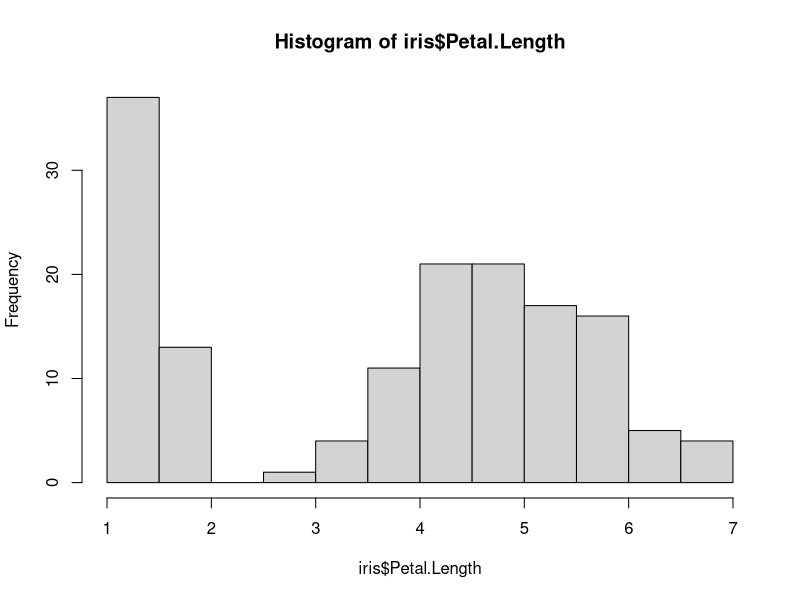
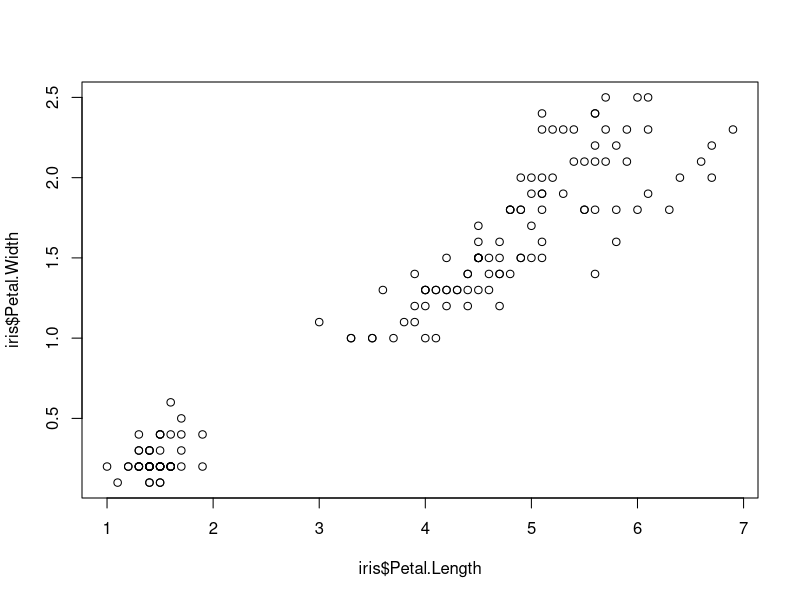
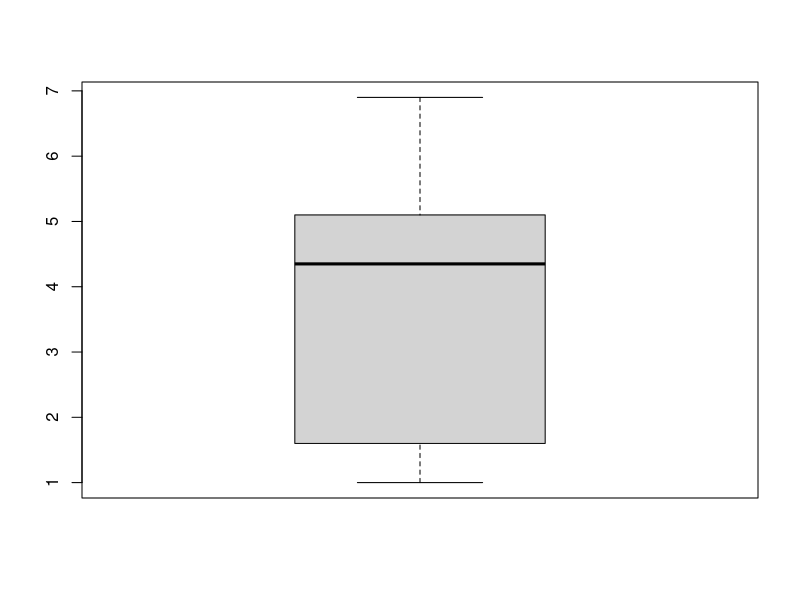
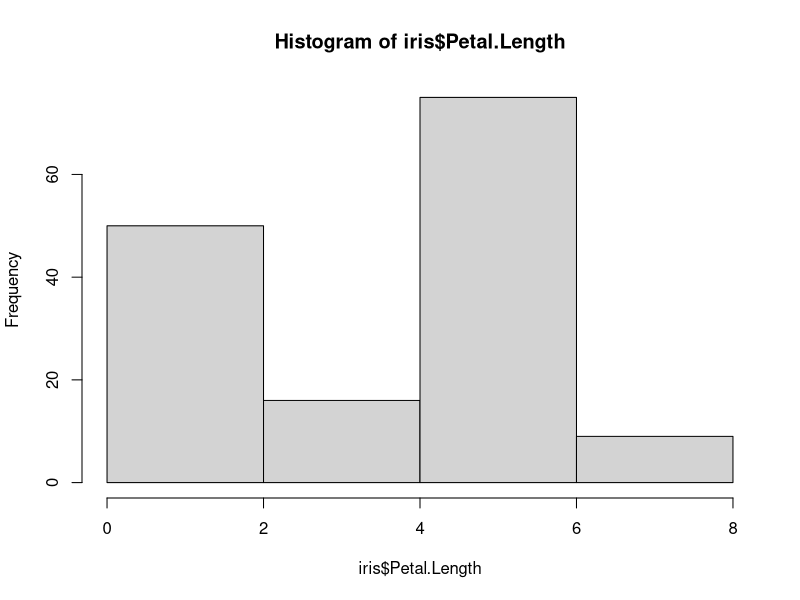
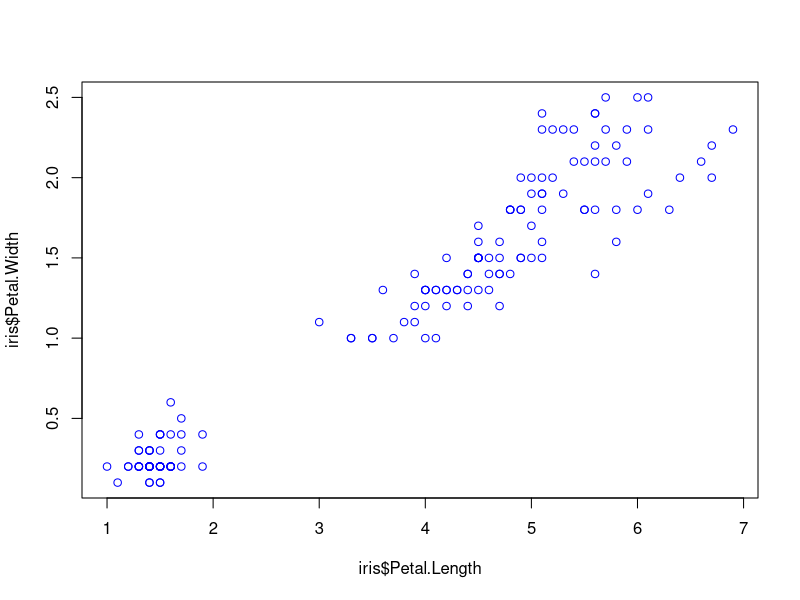
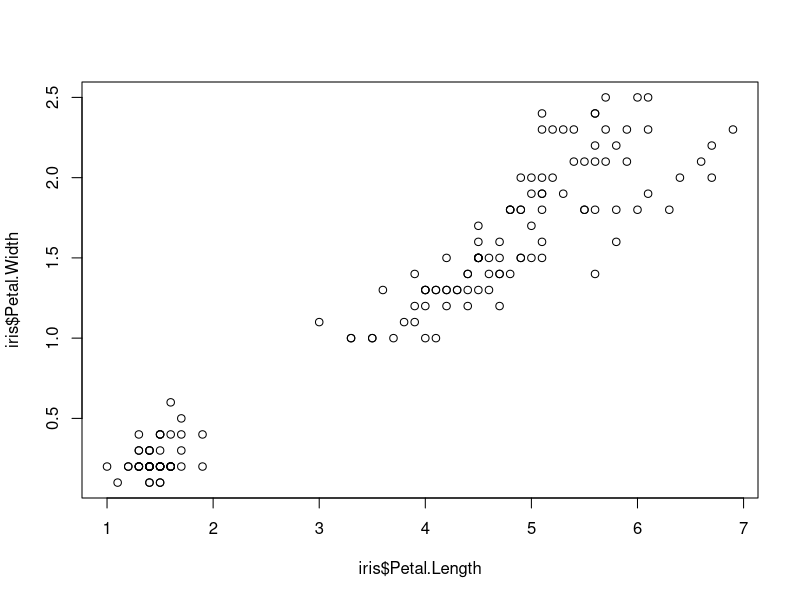
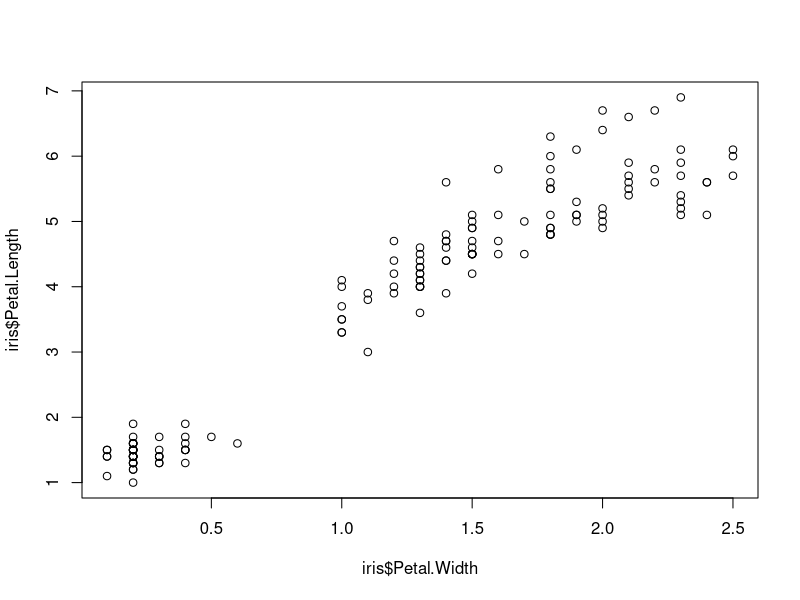
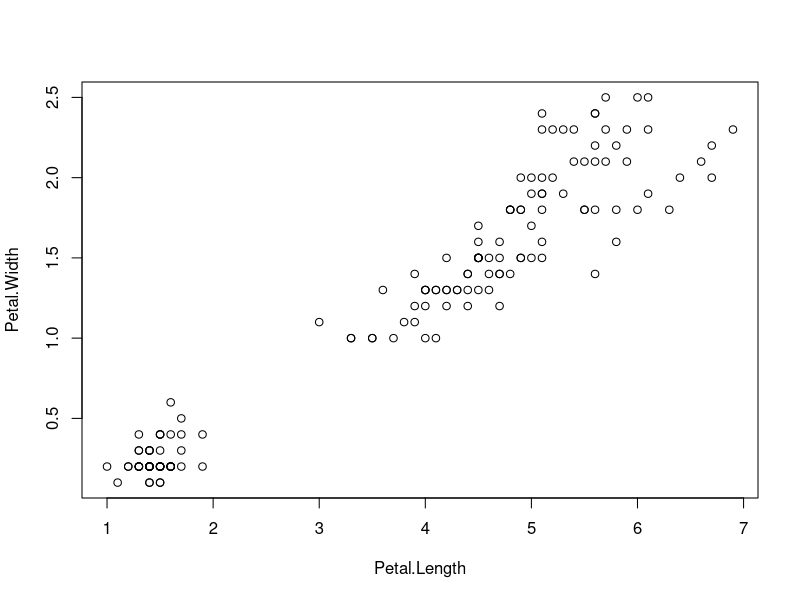

The R source for these figures, in order: (Note: this script raises an error after producing the figures.)
# ******************************************************** #
# Worksheet 1: Basics of R for data research               #
# ******************************************************** #

# You can execute commands in a script (like this one) by either typing
# them into the Console window below and pressing Enter, or by moving the cursor
# to the command in the script and pressing Ctrl+Enter (or Command+Enter).
#
# This script guides you through some basic usage and functionalities of R,
# such as
#   - packages
#   - inspecting data
#   - counting
#   - manipulating data
#   - reading data
#   - creating summaries
#   - statistical analyses
#   - visualising data.
#
# Read through the script, try out the commands, and experiment on your own.
# You can execute anything that is not preceded by a # sign.
# When a command is executed, the results are shown in the Console pane.
#
# In RStudio, you can view the section from the "outline" pane (top right
# corner of the code pane or Ctrl+Shift+O) or from the shortcut menu
# (below the code pane).
# ********************************************************

# Packages ------

# Packages (also called 'libraries') contain additional functions, commands,
# methods and data that can be called in your session.

# In these worksheets, we will often need packages from the 'tidyverse'
# collection. These can all be called with a single call:
install.packages("tidyverse")
library(tidyverse)

# If a package is not found, you can install it with 
# install.packages("tidyverse")
# or from the menu: Tools -> Install packages...

# Inspecting the data ---------------------------------

# The dataset 'iris' is included in R example materials and can be accessed directly.
# (Irises are a genus of flowers often found in gardens.)
data("iris")

# Find 'iris' in the Environment pane (you many need to click it).
# How many rows (observations) and how many columns (variables) does 'iris' contain?

# Click on 'iris' in the Environment pane or type View(iris) to examine the data.
View(iris)

# What variables does the iris data contain?
# Try executing the following commands. What can you see?
nrow(iris)
ncol(iris)
colnames(iris)
head(iris)
glimpse(iris)
summary(iris)

# You can access individual columns in a data frame using the $ sign, for example:
iris$Petal.Length

# Try accessing other columns.

# Try executing
length(iris$Petal.Length)
head(iris$Petal.Length)
glimpse(iris$Petal.Length)
summary(iris$Petal.Length)

# Can you find the same information in summary(iris) as in summary(iris$Petal.Length)?
# What about the other commands?

# You can also view information by plotting.
# Plots appear in the Plots pane where you can zoom and navigate to see earlier plots.
#
# What do the following plots show?
hist(iris$Petal.Length)
plot(iris$Petal.Width ~ iris$Petal.Length)
boxplot(iris$Petal.Length)
 
# Plots can be modified with extra options.
hist(iris$Petal.Length, breaks = c(0,2,4,6,8))
plot(iris$Petal.Width ~ iris$Petal.Length, col = "blue")

# An x-y scatter plot can be constructed in different ways:
plot(iris$Petal.Width ~ iris$Petal.Length)
plot(x=iris$Petal.Width, y=iris$Petal.Length)
plot(Petal.Width ~ Petal.Length, data=iris)

# The ~ sign is used in R to denote a 'formula', a dependence between variables.
# It is used a lot in statistical analyses.

# In the above scatter plots, certain points are grouped together.
# What do you think this might mean?
#
# Try to guess what the following code does before executing:
# GUESS FIRST: plot(Petal.Width ~ Petal.Length, data = iris, col=Species)

# Later we will learn to build more attractive plots.

# Saving the script ---------------------------------

# The simplest way to save your script is to press Ctrl+S. You can also use the menu
# File -> Save/Save As...
# It is important to save the script often, so you don't lose any work.
#
# In R, it is more important to save the script than the data or results, because
# the results can always be recreated from the script, but the script cannot be
# recreated from the results.

# Indexing -------------------------------------

# Instead of single columns, you can refer to any portion of data by indexing it
# with ranges.
iris[1:5, 2:3]

# You can also use single values or column names.
iris[123, "Petal.Length"]

# For more complicated indexing, you can use the 'c()' command.
# This creates a so-called "vector" of indices.
iris[c(2,3,5,7,11), c("Sepal.Width", "Petal.Width")]

# In addition to data frames, vectors are another important data type in R.
# In fact, a column in a data frame is a vector.

# Counting -------------------------------------

# Frequencies (number of occurrences of a value) can be counted
# in two basic ways:
table(iris$Species)
count(iris, Species)

# Counts can be illustrated with a bar plot, if 'table()' is used.
barplot(table(iris$Species))

# Manipulating data ----------------------------

# The 'dpyr' package (included in tidyverse) contains many functions
# that are useful for manipulating data.
# Here, we will look at 'select', 'filter' and 'mutate'.

# When manipulating data, we use the "pipe", written as |>
# The pipe lets us insert the result of a previous command directly into the next.
# This makes it possible to do several actions on a dataset in one go.
# A piping sequence looks something like this:
#
# data |>
#  command1() |>
#  command2() |>
#   ...

# 'select' lets you select columns from the dataset
iris |>
  select(Species, Petal.Length)

# 'filter' lets you select rows that satisfy a condition
iris |>
  filter(Species == "setosa")

iris |>
  filter(Petal.Length > 6)

iris |>
  filter(Petal.Length > 4 & Petal.Width < 1.5)

iris |>
  filter(Petal.Length > 6.5 | Petal.Length == min(Petal.Length))  # | means 'or'

# Note that in R, equality is marked with == 

# In the previous commands, the results are printed into the console and then lost.
# If we want to save the modified data in a new named dataset,
# we use the assignment operator <-
iris_setosa_long_petals <- iris |>
  select(Petal.Length, Petal.Width, Species) |>
  filter(Species == "setosa",
         Petal.Length >= 1.5)

# 'mutate' lets you change the values in a column or create a new column.
iris_versicolor_mm <- iris |>
  filter(Species == "versicolor") |>
  mutate(petal_mm = 10 * Petal.Length)

# Note the difference between '==' and '='.
# The first means "equals" and is used when comparing values,
# the second means "will be" and is used when making changes to data.

# Inspect the new dataset iris_setosa_mm.

# When creating the new column above, the operation '10 * ...' was applied
# to every value in the column automatically.
# This is called "vector arithmetic", meaning that whole vectors (such as columns)
# can be manipulated in the same operation.
# Below are more examples:
iris$Petal.Length * 10
iris$Petal.Length + iris$Petal.Width
iris$Petal.Length - mean(iris$Petal.Length)  # Can you guess what this does?

# About pipes ----------------------------------

# Historically, R did not have a pipe operation, and data manipulation was
# very cumbersome. The 'magrittr' package introduced a pipe written as %>%
# (art connoisseurs will get the joke). This pipe became part of tidyverse
# and was in such widespread use that RStudio introduced a shorthand
# keyboard command Ctrl+Shift+M for it.
#
# In version 4.1.0, the "native" pipe |> was introduced to R.
# This pipe works without loading any packages. The two pipes have
# subtle differences, but the basic functionality is the same. In RStudio, 
# you can change the Ctrl+Shift+M shorthand to refer to the native pipe
# in the menu Tools -> Global Options -> Code -> Use native pipe operator.

# Reading data ---------------------------------

# To read data into R, you need the correct function for the file type.
# You also need to know the package where the function can be found.
# Typical functions are:
#
#   package readr
#     read_csv() for comma-separated values
#     read_csv2() for semicolon-separated values
#
#   package readxl
#     read_excel() for Excel files
#
#   package haven
#     read_sav() for SPSS files
#     read_sas() for SAS files
#     read_dta() for Stat files

# Comma (or semicolon) separated values are useful because they can be
# opened with any programme and even edited with a text editor.
# On the other hand, their file size can be quite large for big datasets.

# Let us read hypothetical student aptitude data from a file called
# "tobit.csv".
# We assign it to a dataset called 'tobit' using the assigment operator.
tobit <- read_csv("tobit.csv")

# Files can also be read by clicking them in the Files pane,
# but in that case the operation is not saved in the script.

# Summaries and grouping -----------------------

# The function 'summary()' gives basic information of all the columns
# of a dataset.
# We can create our own summaries with 'summarise()'.
tobit |>
  summarise(mean(read), mean(math))
  
# Summaries can be named using =
tobit |>
  summarise("mean of read" = mean(read),
            "s.d. of read" = sd(read))

# Often, summaries are combined with grouping.
# This creates summaries for each group.
tobit |>
  group_by(prog) |>
  summarise("mean of read" = mean(read),
            "s.d. of read" = sd(read))

# Try it yourself! Create the mean, median, min and max of the 'apt' column,
# grouped by programme.

# tobit |> [ YOUR CODE HERE ]

# Statistical analyses --------------------------

# All the basic tests and analyses are implemented in native (base) R, and
# by loading extra packages, almost every imaginable analysis is available.

# The aptitudes of two programmes can be compared using a t-test.
# First we need a filtered dataset 'tobit_acvoc' with only the
# academic and vocational programmes.
# You now have the skills to do it yourself, so go ahead!

# tobit_acvoc [ YOUR CODE HERE ] 

# Then we can run the t-test
t.test(apt ~ prog, data = tobit_acvoc)

# We can also compare all programmes using an analysis of variance.
aov(apt ~ prog, data = tobit)

# To get the F-value, we use summary() on the result:
aov(apt ~ prog, data = tobit) |>
  summary()

# Correlation tables are produced with 'cor()'.
tobit |>
  select(read, math, apt) |>
  cor()

# A simple linear regression is fitted with 'lm()'.
# Again, we need to use summary() on the result to see the t value.
lm(apt ~ math, data = tobit) |>
  summary()

# We can also compare high aptitude across programmes using a chi-squared test.
# First, we create a new dataset from tobit by adding a column 'pass'
# to indicate whether the aptitude is above 600.
tobit_pass <- tobit |>
  mutate(pass = (apt >= 600))

# Inspect the new column in the tobit_pass dataset.

# Then we can cross-tabulate passing aptitudes across programmes and
# conduct the chi-squared test.
table(tobit_pass$prog, tobit_pass$pass)
chisq.test(tobit_pass$prog, tobit_pass$pass)

# TASK -----------------------------------------

# 1. Using the irit dataset, investigate the linear relationship between
# the lengths and widths of petals of the species Iris virginica.
library(tidyverse)

iris |> 
  dplyr::select(
    length = Petal.Length,
    width = Petal.Width,
    species = Species
  ) |> 
  filter(
    species == "virginica"
  ) |> 
  ggplot2::ggplot(
    aes(x = length, y = width)
  ) +
  geom_point(shape = 1, size = 5) +
  labs(title = "Figure.Linear relationship of petal width and length of virginica")+
  theme_bw()+
  theme(
    axis.title = element_text(size = 15),
    plot.title = element_text(size = 16)
  )
  
  

# 2. Using the iris dataset, create an indicator variable for petal lengths
# longer than 1.5cm. Then use a chi-squared test to test the distribution
# of long-petalled flowers across different iris species.

iris.chi <- iris |> 
  mutate(
    petal.length.long = (Petal.Length> 1.5)
  ) 

table(iris.chi$Species, iris.chi$petal.length.long)

chisq.test(iris.chi$Species, iris.chi$petal.length.long)

# Plotting -------------------------------------

# In the beginning of this worksheet, we learned some "quick and dirty"
# plotting commands.
# They are useful for quickly inspecting the data.
# For reporting-quality figures, the package 'ggplot2' (part of tidyverse)
# becomes useful.

tobit |>
  ggplot(aes(x = read, y = math)) +
  geom_point() 

# The ggplot() function works by first defining the 'aesthetics',
# i.e., what x and y represent in the figure,
# and then adding different 'geometries', such as points, lines, bars etc.

# A trend line is added as a 'smooth' geometry:
tobit |>
  ggplot(aes(x = read, y = math)) +
  geom_point() +
  geom_smooth(method = "lm")

# Note that ggplot does not use the pipe symbol but '+' instead.

# Different groups can be separated using colour.
tobit |>
  ggplot(aes(x = read, y = math, colour = prog)) +
  geom_point() +
  geom_smooth(method = "lm")

# For points, also shape can be used:
tobit |>
  ggplot(aes(x = read, y = math, colour = prog)) +
  geom_point(aes(pch = prog)) +
  geom_smooth(method = "lm")

# Another option is to separate the plots.
tobit |>
  ggplot(aes(x = read, y = math)) +
  geom_point() +
  geom_smooth(method = "lm") +
  facet_wrap(vars(prog))

# End of worksheet ....................................